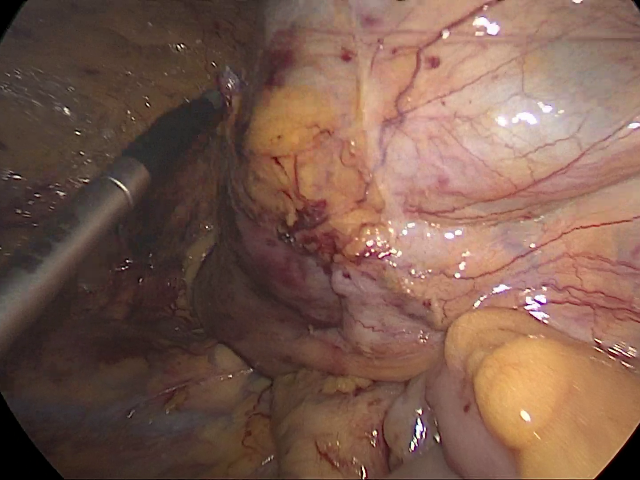
#> input picture Exercises/Exercise1/img_01_raw.png, 640 x 480 px, found by its file name
$ jupyter execute --allow-errors Tutorial_05.ipynb   (shell and % lines are left out)   (older library calls are emulated)
#> lines starting #> are read from the running program, lines starting #| are printed output that depends on the picture
### <center><font color=navy> Tutorial #5 Computer- and robot-assisted surgery</font></center>
## <center><font color=navy> Computer Vision Basics II</font></center>
<center>&copy; Sebastian Bodenstedt, National Center for Tumor Diseases (NCT) Dresden<br>
    <a href="https://www.nct-dresden.de/"></a> </center>

## <center><font color=navy>Preperation</font></center>

For this tutorial, we will utilize the OpenCV, Matplotlib and NumPy:

[cell 1]
import cv2
import numpy as np
# Force Matplotlib to display data directly in Jupyter
from matplotlib import pyplot as plt

We will also download and extract a few image sequences:

[cell 2]
import urllib.request
from os.path import basename, exists
import zipfile

def download_and_extract(url): #download and extract Zip archive
    file_path = basename(url)
    if not exists(file_path): # does zip file already exist?
        urllib.request.urlretrieve(url, file_path) # if not, download it
#> (this line was passed over: the network is not available in this run)
        with zipfile.ZipFile(file_path, 'r') as zip_ref: # and unzip it
            zip_ref.extractall(".")

#> (a cell that did not finish here is left out)

We now list the extracted files:

## <center><font color=navy>Review</font></center>
We can utilize OpenCV to read one of the images from HD and NumPy to process the data. And Numpy can be used for visualization:

[cell 4]
img = cv2.imread("Exercise1/img_01_raw.png") # Read image from HD
#> img is the input picture: shape (480, 640, 3); mean B, G, R 78.3, 91.7, 123.5

img_rgb = cv2.cvtColor(img, cv2.COLOR_BGR2RGB) # Convert BGR to RGB

plt.imshow(img_rgb) # Display result

Images can also be converted to grayscale and displayed:

[cell 5]
def show_gray(img, canvas=plt, title=""): # Later we want to draw on a different underground, so we define this as a parameter
    canvas.imshow(img, cmap='gray', vmin=0, vmax=255)
    if not title == "":
        canvas.set_title(title)

[cell 6]
img_gray = cv2.cvtColor(img, cv2.COLOR_BGR2GRAY) # Convert BGR to grayscale
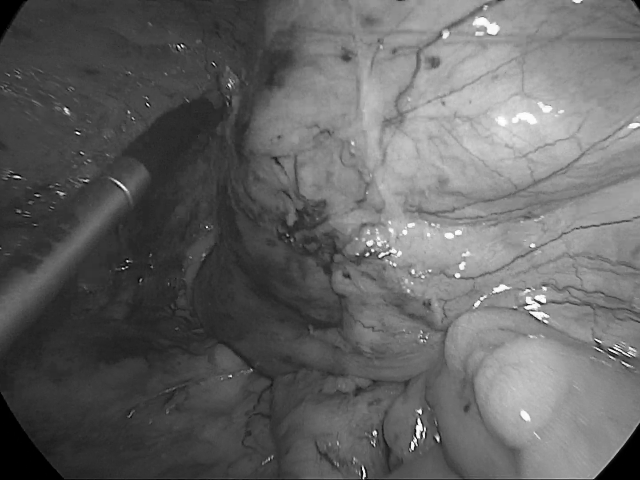
#> img_gray: shape (480, 640); min 0, max 255, mean 99.6

show_gray(img_gray,) # Display results

## <center><font color=navy>Filtering with OpenCV</font></center>
Attempt to implement your own convolutional filter for grayscale images, for a custom kernel, e.g. Box, Prewitt, Sobel, Laplace, ...

[cell 7]
kernel_box = np.ones((3,3), dtype=np.float32)
kernel_box/=9

print(kernel_box)

Or Gaussian filter:

[cell 8]
def gaussian_filter(r, muu=0, sigma=1):
    x, y = np.meshgrid(np.linspace(-1, 1, 2*r+1),
                       np.linspace(-1, 1, 2*r+1))
    dst = np.sqrt(x**2+y**2)

    normal = 1/(2 * np.pi * sigma**2)
    gauss = np.exp(-((dst-muu)**2 / (2.0 * sigma**2))) * normal

    gauss/= np.sum(gauss)

    return gauss

[cell 9]
kernel_gaussian = gaussian_filter(2, 0, 0.625)
print(kernel_gaussian)

[cell 10]
def apply_kernel(image, kernel):
    assert kernel.shape[0] == kernel.shape[1]
    assert kernel.shape[0] % 2 == 1

    r = (kernel.shape[0] - 1)//2

    #TODO Apply filter

    return image

#> (a cell that did not finish here is left out)

OpenCV has implement its own convolutional filtering method (higher performance).

[cell 12]
figure, axis = plt.subplots(1, 2, figsize=(15, 15)) # subplots let you visualize multiple outputs simultanously

#> (the rest of this cell did not finish here and is left out)

The OpenCV also contains implementations for the Median Filter and the Bilateral Filter:

[cell 13]
figure, axis = plt.subplots(1, 2, figsize=(15, 15)) # subplots let you visualize multiple outputs simultanously

result_cv = cv2.medianBlur(img_gray, 31) # Median Filter over 3x3 neighborhood
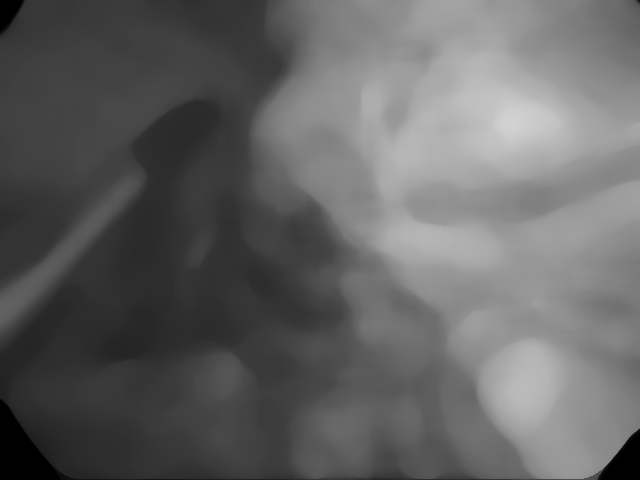
#> result_cv: shape (480, 640); min 0, max 209, mean 99.5

show_gray(img_gray, axis[0])
show_gray(result_cv, axis[1])
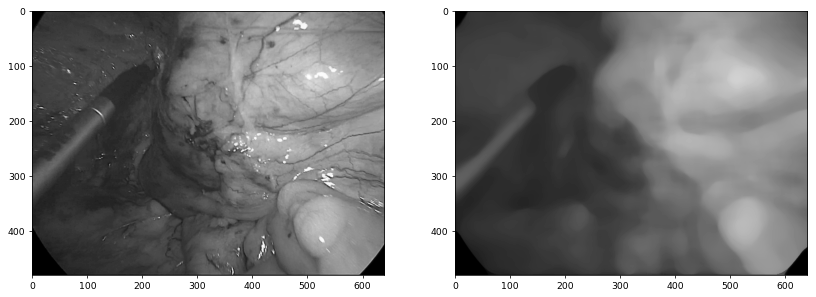
#> figure drawn by matplotlib, 2 panels

[cell 14]
figure, axis = plt.subplots(1, 2, figsize=(15, 15)) # subplots let you visualize multiple outputs simultanously

result_cv = cv2.bilateralFilter(img_rgb, d=-1, sigmaColor=51, sigmaSpace=51)
#> result_cv: shape (480, 640, 3)

show_gray(img_gray, axis[0])
show_gray(result_cv, axis[1])
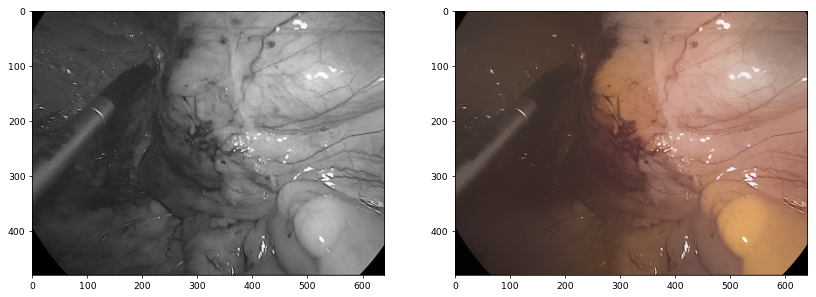
#> figure drawn by matplotlib, 2 panels
